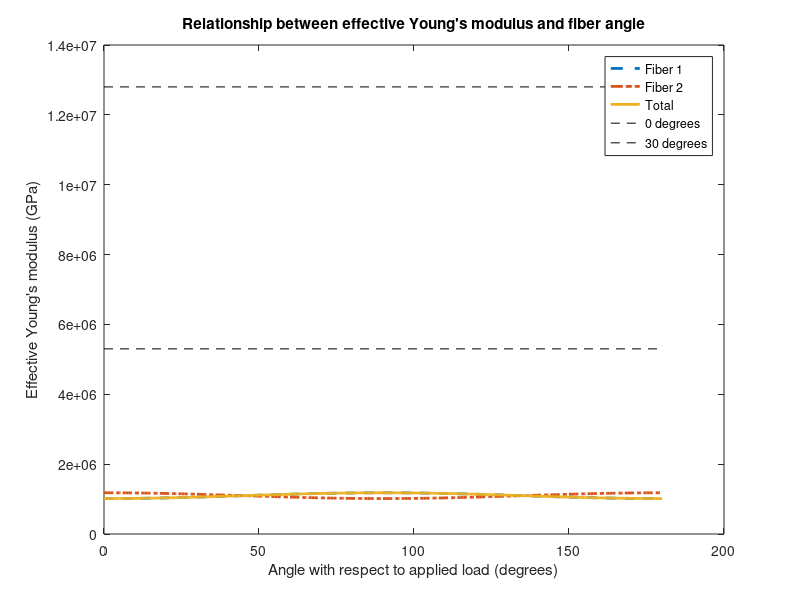

Reproduce this figure in MATLAB.
clear all; % Clear the workspace 

%% Parameters

% Parameters (Young's modulus)
nu_m = 0.14;          % [-], Poisson's ratio of the matrix  %functie
E_fiber1 =  5.35e+08; % [Pa], Young's modulus for fiber (PCL) 
E_matrix = 1.18e+06;  % [Pa], Young's modulus for matrix 
E_fiber2 = E_fiber1;     % [Pa], Young's modulus of the second fiber

% Parameters (Young's modulus of the real pleura) 
E_eff0 = 2.04e7;  % [Pa], Young's modulus for 0 degrees
E_eff30 = 5.58e6; % [Pa], Young's modulus for 30 degrees
E_eff60 = 5.3e6;  % [Pa], Young's modulus for 60 degrees
E_eff90 = 1.28e7; % [Pa], Young's modulus for 90 degrees

% Parameters (Orientations)
theta = 0:1:180;  % [degrees], Range of angles to plot, with respect to the load. 
alpha = 0;        % [degrees], (Theta-Angle = angle of fiber 1 [PCL]) 
alpha_fiber2 = 90; % angle of the second fiber with respect to the applied load

% Parameters (Volume Fractions) 
V_fiber1 = 0.00;  % [-], Volume fraction of the first fiber (PCL fiber)
V_fiber2 = 0.0; % [-], Volume fraction of the second fiber

% Formula's Effective Young's modulus

% Effective Young's Modulus for each fiber
E_eff1 = E_matrix * (1 + nu_m * (V_fiber1 * E_fiber1 / E_matrix - 1) * cosd(theta - alpha).^2) ./ (1 - V_fiber1 * nu_m * cosd(theta - alpha).^2);
E_eff2 = E_matrix * (1 + nu_m * (V_fiber2 * E_fiber2 / E_matrix - 1) * cosd(theta - alpha_fiber2).^2) ./ (1 - V_fiber2 * nu_m * cosd(theta - alpha_fiber2).^2);

% Total Effective Young's Modulus
E_eff_total = E_matrix * (1 + nu_m * ((V_fiber1 + V_fiber2) * (E_fiber1 + E_fiber2) / E_matrix - 1) * cosd(theta).^2) ./ (1 - (V_fiber1 + V_fiber2) * nu_m * cosd(theta).^2);

% Plot graph  

figure; 
plot(theta, E_eff1, '--', 'LineWidth', 2); hold on; % Plot fiber1
plot(theta, E_eff2, '-.', 'LineWidth', 2);  % Plot fiber2
plot(theta, E_eff_total, 'LineWidth', 2);   % Plot total
%plot([min(theta), max(theta)], [E_eff0, E_eff0], 'k--');    % point 0 degrees
%plot([min(theta), max(theta)], [E_eff30, E_eff30], 'k--');   % point 30 degrees
plot([min(theta), max(theta)], [E_eff60, E_eff60], 'k--');  % point 60 degrees
plot([min(theta), max(theta)], [E_eff90, E_eff90], 'k--');  % point 90 degrees
xlabel('Angle with respect to applied load (degrees)');
ylabel('Effective Young''s modulus (GPa)');
title('Relationship between effective Young''s modulus and fiber angle');
legend('Fiber 1', 'Fiber 2', 'Total', '0 degrees', '30 degrees', '60 degrees', '90 degrees');
hold off; 
